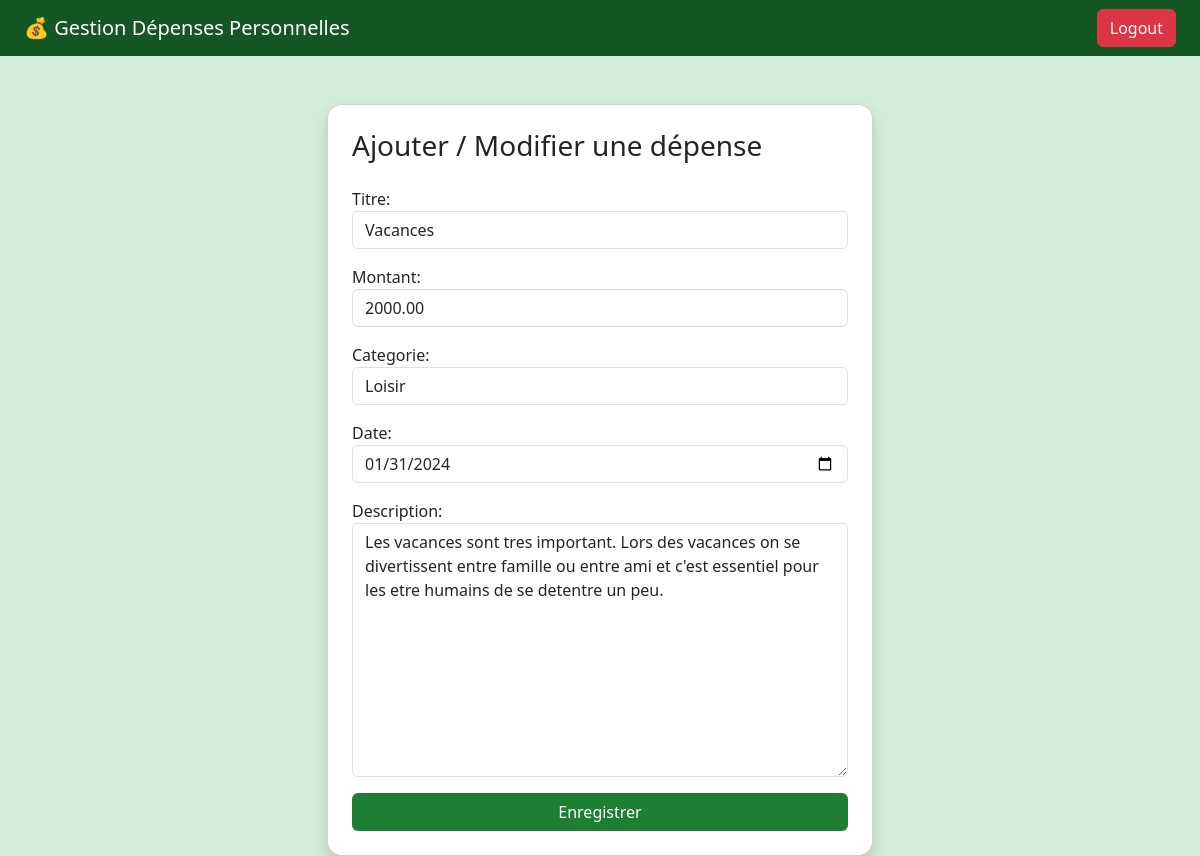
/modifier/7/ (signed in), run on the app's committed database.
### depenses/models.py (models this page shows, shortened)
class Depense(models.Model):
    utilisateur = models.ForeignKey(User, on_delete=models.CASCADE)
    titre = models.CharField(max_length=100)
    montant = models.DecimalField(max_digits=10, decimal_places=2)
    categorie = models.CharField(max_length=50)
    date = models.DateField()
    description = models.TextField(blank=True, null=True)

### depenses/views.py (the view)
# urls.py: path('modifier/<int:id>/', views.modifier_depense, name='modifier_depense'),
@login_required
def modifier_depense(request, id):
    depense = get_object_or_404(
        Depense,
        id=id,
        utilisateur=request.user
    )
    form = DepenseForm(request.POST or None, instance=depense)
    if form.is_valid():
        form.save()
        return redirect('liste_depenses')
    return render(request, 'depenses/form.html', {'form': form})

### depenses/forms.py
class DepenseForm(forms.ModelForm):
    class Meta:
        model = Depense
        fields = ['titre', 'montant', 'categorie', 'date', 'description']
        widgets = {
            'titre': forms.TextInput(attrs={'class': 'form-control'}),
            'montant': forms.NumberInput(attrs={'class': 'form-control'}),
            'categorie': forms.TextInput(attrs={'class': 'form-control'}),
            'date': forms.DateInput(attrs={'type': 'date', 'class': 'form-control'}),
            'description': forms.Textarea(attrs={'class': 'form-control'}),
        }

### depenses/templates/depenses/form.html (shortened to what this page needs)
{% extends 'base.html' %}
{% block content %}
<div class="row justify-content-center">
    <div class="col-md-6">
        <div class="card p-4 shadow">
            <h3 class="mb-4">Ajouter / Modifier une dépense</h3>
            <form method="post">
                {{ form.as_p }}
                <button type="submit" class="btn btn-custom w-100">
                    Enregistrer
                </button>
            </form>
        </div>
    </div>
</div>
{% endblock %}

### depenses/templates/base.html (style rules this page uses)
body { background-color: #d4edda; }
.btn-custom { background-color: #1e7e34; color: white; }
.card { border-radius: 15px; }

### data on the page
Depense: titre "Vacances", montant "2000.00", categorie "Loisir", date "01/31/2024", description "Les vacances sont tres important. Lors des vacances on se divertissent entre famille ou entre ami et c'est essentiel pour les etre humains de se detentre un peu."
